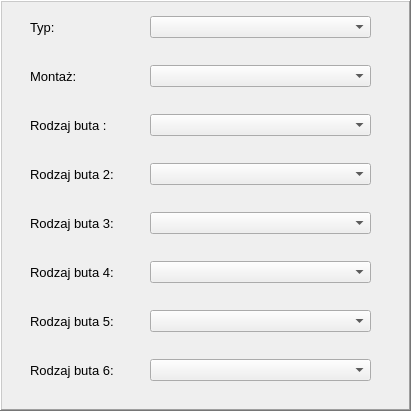
  <widget class="QFrame" name="frame_14">
   <property name="geometry">
    <rect>
     <x>480</x>
     <y>10</y>
     <width>411</width>
     <height>411</height>
    </rect>
   </property>
   <property name="frameShape">
    <enum>QFrame::WinPanel</enum>
   </property>
   <property name="frameShadow">
    <enum>QFrame::Raised</enum>
   </property>
   <widget class="QLabel" name="labelMatryca_9">
    <property name="geometry">
     <rect>
      <x>100</x>
      <y>10</y>
      <width>261</width>
      <height>41</height>
     </rect>
    </property>
    <property name="minimumSize">
     <size>
      <width>0</width>
      <height>31</height>
     </size>
    </property>
    <property name="font">
     <font>
      <pointsize>13</pointsize>
     </font>
    </property>
    <property name="text">
     <string/>
    </property>
    <property name="scaledContents">
     <bool>true</bool>
    </property>
    <property name="alignment">
     <set>Qt::AlignLeading|Qt::AlignLeft|Qt::AlignVCenter</set>
    </property>
   </widget>
   <widget class="QLabel" name="label_20">
    <property name="geometry">
     <rect>
      <x>510</x>
      <y>10</y>
      <width>101</width>
      <height>41</height>
     </rect>
    </property>
    <property name="font">
     <font>
      <pointsize>13</pointsize>
     </font>
    </property>
    <property name="text">
     <string/>
    </property>
   </widget>
   <widget class="QWidget" name="formLayoutWidget">
    <property name="geometry">
     <rect>
      <x>30</x>
      <y>16</y>
      <width>341</width>
      <height>381</height>
     </rect>
    </property>
    <property name="font">
     <font>
      <pointsize>12</pointsize>
     </font>
    </property>
    <layout class="QFormLayout" name="formLayout">
     <property name="horizontalSpacing">
      <number>0</number>
     </property>
     <property name="verticalSpacing">
      <number>27</number>
     </property>
     <property name="topMargin">
      <number>0</number>
     </property>
     <item row="0" column="0">
      <widget class="QLabel" name="label_19">
       <property name="font">
        <font>
         <family>MS Shell Dlg 2</family>
         <pointsize>10</pointsize>
        </font>
       </property>
       <property name="text">
        <string>Typ:</string>
       </property>
      </widget>
     </item>
     <item row="0" column="1">
      <widget class="QComboBox" name="comboBoxtyp">
       <property name="font">
        <font>
         <pointsize>8</pointsize>
        </font>
       </property>
       <property name="styleSheet">
        <string notr="true"/>
       </property>
      </widget>
     </item>
     <item row="1" column="0">
      <widget class="QLabel" name="label_21">
       <property name="font">
        <font>
         <family>MS Shell Dlg 2</family>
         <pointsize>10</pointsize>
        </font>
       </property>
       <property name="text">
        <string>Montaż:</string>
       </property>
      </widget>
     </item>
     <item row="1" column="1">
      <widget class="QComboBox" name="comboBoxmont">
       <property name="font">
        <font>
         <pointsize>8</pointsize>
        </font>
       </property>
       <property name="styleSheet">
        <string notr="true"/>
       </property>
      </widget>
     </item>
     <item row="2" column="0">
      <widget class="QLabel" name="label_22">
       <property name="font">
        <font>
         <family>MS Shell Dlg 2</family>
         <pointsize>10</pointsize>
        </font>
       </property>
       <property name="text">
        <string>Rodzaj buta :         </string>
       </property>
      </widget>
     </item>
     <item row="2" column="1">
      <widget class="QComboBox" name="comboBoxb1">
       <property name="font">
        <font>
         <pointsize>8</pointsize>
        </font>
       </property>
       <property name="styleSheet">
        <string notr="true"/>
       </property>
      </widget>
     </item>
     <item row="3" column="0">
      <widget class="QLabel" name="label_23">
       <property name="font">
        <font>
         <family>MS Shell Dlg 2</family>
         <pointsize>10</pointsize>
        </font>
       </property>
       <property name="text">
        <string>Rodzaj buta 2:          </string>
       </property>
      </widget>
     </item>
     <item row="3" column="1">
      <widget class="QComboBox" name="comboBoxb2">
       <property name="font">
        <font>
         <pointsize>8</pointsize>
        </font>
       </property>
       <property name="styleSheet">
        <string notr="true"/>
       </property>
      </widget>
     </item>
     <item row="4" column="0">
      <widget class="QLabel" name="label_27">
       <property name="font">
        <font>
         <family>MS Shell Dlg 2</family>
         <pointsize>10</pointsize>
        </font>
       </property>
       <property name="text">
        <string>Rodzaj buta 3:</string>
       </property>
      </widget>
     </item>
     <item row="4" column="1">
      <widget class="QComboBox" name="comboBoxb3">
       <property name="font">
        <font>
         <pointsize>8</pointsize>
        </font>
       </property>
       <property name="styleSheet">
        <string notr="true"/>
       </property>
      </widget>
     </item>
     <item row="5" column="0">
      <widget class="QLabel" name="label_25">
       <property name="font">
        <font>
         <family>MS Shell Dlg 2</family>
         <pointsize>10</pointsize>
        </font>
       </property>
       <property name="text">
        <string>Rodzaj buta 4:</string>
       </property>
      </widget>
     </item>
     <item row="5" column="1">
      <widget class="QComboBox" name="comboBoxb4">
       <property name="font">
        <font>
         <pointsize>8</pointsize>
        </font>
       </property>
       <property name="styleSheet">
        <string notr="true"/>
       </property>
      </widget>
     </item>
     <item row="6" column="0">
      <widget class="QLabel" name="label_26">
       <property name="font">
        <font>
         <family>MS Shell Dlg 2</family>
         <pointsize>10</pointsize>
        </font>
       </property>
       <property name="text">
        <string>Rodzaj buta 5:</string>
       </property>
      </widget>
     </item>
     <item row="6" column="1">
      <widget class="QComboBox" name="comboBoxb5">
       <property name="font">
        <font>
         <pointsize>8</pointsize>
        </font>
       </property>
       <property name="styleSheet">
        <string notr="true"/>
       </property>
      </widget>
     </item>
     <item row="7" column="0">
      <widget class="QLabel" name="label_24">
       <property name="font">
        <font>
         <family>MS Shell Dlg 2</family>
         <pointsize>10</pointsize>
        </font>
       </property>
       <property name="text">
        <string>Rodzaj buta 6:</string>
       </property>
      </widget>
     </item>
     <item row="7" column="1">
      <widget class="QComboBox" name="comboBoxb6">
       <property name="font">
        <font>
         <pointsize>8</pointsize>
        </font>
       </property>
       <property name="styleSheet">
        <string notr="true"/>
       </property>
      </widget>
     </item>
    </layout>
   </widget>
  </widget>
